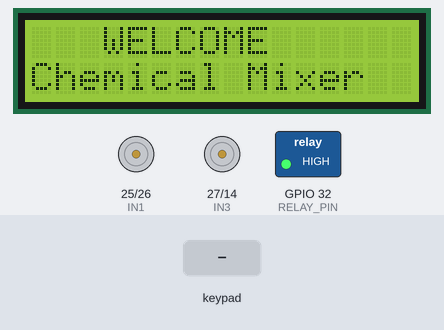
Recording of a sketch running on a simulated ESP32. Parts: 16×2 character LCD, motor-driver pin pairs drawn as motors (green arrow = first pin HIGH = forward, orange = second pin HIGH = backward, longer = more drive), switched loads named in the sketch (green lamp = pin HIGH). Wiring (inferred from the signals the program sends): 4×4 keypad with keys 1 2 3 A 4 5 6 B 7 8 9 C * 0 # D: rows GPIO 68, GPIO 69, GPIO 70, GPIO 71; columns GPIO 64, GPIO 65, GPIO 66, GPIO 67. Inputs (shaded band) come from the test bench. Pins used as bus, display or sensor lines are not drawn.

Above: at 3.2 s.
3.3 s: key '*' pressed
At 4.4 s:
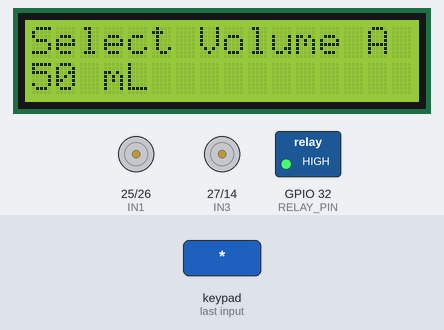
6.3 s: keypad keys 4 5 6 7 * pressed 0.4 s apart
At 7.1 s:
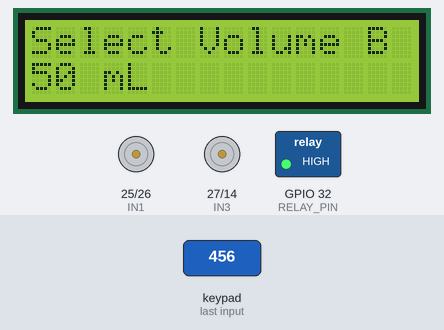
13.1 s: keypad keys 0 1 2 3 * pressed 0.4 s apart
At 16.8 s:
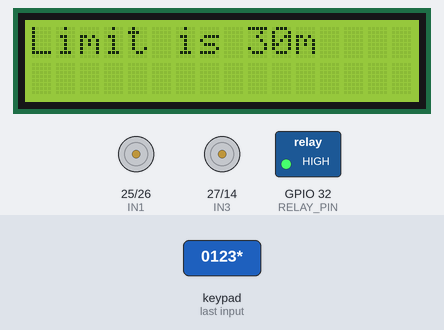
17.3 s: key '1' pressed
At 19.3 s:
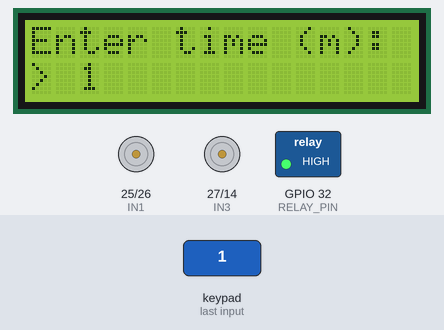
20.2 s: key '*' pressed
At 21.1 s:
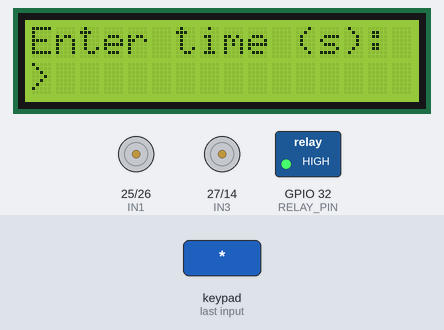
21.9 s: keypad keys 1 3 9 7 * pressed 0.4 s apart
At 24.5 s:
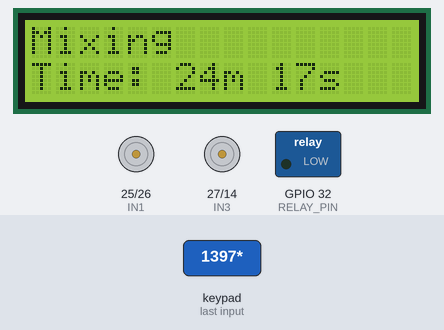
Timing chart, 0 to 26.0 s (numbered marks = the images above; inputs shaded):
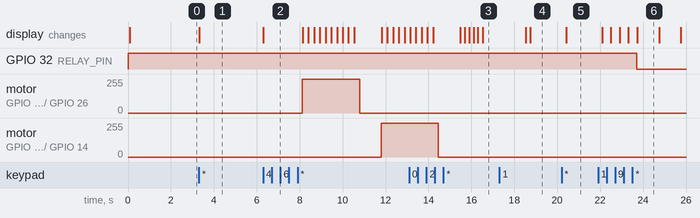

Measured:
- after the input at 3.3 s, the display: changes at once (image 1)
- after the input at 6.3 s, motor on GPIO 25 (IN1) / GPIO 26 (IN2): stopped → forward 255/255 after 1.8 s, → stopped 2.7 s later; motor on GPIO 27 (IN3) / GPIO 14 (IN4): stopped → forward 255/255 after 5.5 s; the display: changes at once (image 2)
- after the input at 17.3 s, the display: first differs from a run without the input after 1.4 s (image 4)
- after the input at 20.2 s, the display: changes after 0.22 s (image 5)
- after the input at 21.9 s, GPIO 32 (RELAY_PIN): HIGH → LOW after 1.8 s; the display: first changes after 0.20 s (image 6 shows a later state)
- what the display in image 6 shows lasts 1.0 s, from 23.7 s to 24.7 s

The sketch:

mixing_timing_test_esp32.ino
```cpp
#include <Wire.h>
#include <PCF8574.h>
#include <LiquidCrystal_I2C.h>

// I2C Addresses
#define KEYPAD_I2C_ADDRESS 0x20
#define LCD_I2C_ADDRESS 0x27

// Pump control pins (L298N)
#define IN1  25
#define IN2  26
#define IN3  27
#define IN4  14

// Relay control pin (Active LOW)
#define RELAY_PIN 32

PCF8574 pcf(KEYPAD_I2C_ADDRESS);
LiquidCrystal_I2C lcd(LCD_I2C_ADDRESS, 16, 2);

char keys[4][4] = {
  {'1','2','3','A'},
  {'4','5','6','B'},
  {'7','8','9','C'},
  {'*','0','#','D'}
};

uint8_t rowPins[4] = {4, 5, 6, 7};  // PCF8574 row pins
uint8_t colPins[4] = {0, 1, 2, 3};  // PCF8574 column pins

int containerA = 0, containerB = 0;
int mixMinutes = 0, mixSeconds = 0;

const int pumpTimes[] = {2500, 5000, 6950, 8600, 10400, 12365, 14420, 16480, 18300, 20500};
const int volumes[] = {50, 100, 150, 200, 250, 300, 350, 400, 450, 500};

void setup() {
  Serial.begin(115200);
  Wire.begin(21, 22);

  pinMode(IN1, OUTPUT);
  pinMode(IN2, OUTPUT);
  pinMode(IN3, OUTPUT);
  pinMode(IN4, OUTPUT);
  pinMode(RELAY_PIN, OUTPUT);

  digitalWrite(IN1, LOW);
  digitalWrite(IN2, LOW);
  digitalWrite(IN3, LOW);
  digitalWrite(IN4, LOW);
  digitalWrite(RELAY_PIN, HIGH);  // Relay off (active LOW)

  if (!pcf.begin()) {
    Serial.println("PCF8574 not found!");
    while (1);
  }

  lcd.init();
  lcd.backlight();

  for (int i = 0; i < 4; i++) pcf.write(rowPins[i], HIGH);

  showWelcomeScreen();
}

void loop() {
  while (true) {
    containerA = selectVolume("Select Volume A");
    containerB = selectVolume("Select Volume B");
    dispenseLiquids();
    getMixingTime();
    startMixingCountdown();
  }
}

void showWelcomeScreen() {
  lcd.clear();
  lcd.setCursor(3, 0);
  lcd.print("WELCOME");
  lcd.setCursor(0, 1);
  lcd.print("Chemical Mixer");
  delay(2000);
}

int selectVolume(String message) {
  int index = 0;
  lcd.clear();
  lcd.setCursor(0, 0);
  lcd.print(message);

  while (true) {
    lcd.setCursor(0, 1);
    lcd.print("         ");
    lcd.setCursor(0, 1);
    lcd.print(volumes[index]);
    lcd.print(" mL");

    char key = getKey();
    if (key == 'A') index = (index > 0) ? index - 1 : 9;
    else if (key == 'B') index = (index < 9) ? index + 1 : 0;
    else if (key == '*') return volumes[index];
  }
}

void dispenseLiquids() {
  lcd.clear();
  lcd.setCursor(0, 0);
  lcd.print("Dispensing A...");
  pumpLiquid(containerA, IN1, IN2);
  delay(1000);

  lcd.clear();
  lcd.setCursor(0, 0);
  lcd.print("Dispensing B...");
  pumpLiquid(containerB, IN3, IN4);
  delay(1000);
}

void pumpLiquid(int volume, int pin1, int pin2) {
  int duration = 0;
  for (int i = 0; i < 10; i++) {
    if (volumes[i] == volume) {
      duration = pumpTimes[i];
      break;
    }
  }

  if (duration > 0) {
    int step = 5;
    int steps = volume / step;
    int stepTime = duration / steps;

    digitalWrite(pin1, HIGH);
    digitalWrite(pin2, LOW);

    for (int disp = 5; disp <= volume; disp += step) {
      lcd.setCursor(0, 1);
      lcd.print("Dispensed: ");
      lcd.print(disp);
      lcd.print(" mL ");
      delay(stepTime);
    }

    digitalWrite(pin1, LOW);
    digitalWrite(pin2, LOW);
  }
}

void getMixingTime() {
  lcd.clear();
  lcd.setCursor(0, 0);
  lcd.print("Enter time (m):");
  mixMinutes = getNumericInput();

  if (mixMinutes > 30) {
    lcd.clear();
    lcd.setCursor(0, 0);
    lcd.print("Limit is 30m");
    delay(2000);
    getMixingTime();
    return;
  }

  lcd.clear();
  lcd.setCursor(0, 0);
  lcd.print("Enter time (s):");
  mixSeconds = getNumericInput();

  int totalSec = mixMinutes * 60 + mixSeconds;
  if (totalSec > 1800) {
    lcd.clear();
    lcd.setCursor(0, 0);
    lcd.print("Limit is 30");
    delay(2000);
    getMixingTime();
    return;
  }

  mixMinutes = totalSec / 60;
  mixSeconds = totalSec % 60;
}

void startMixingCountdown() {
  lcd.clear();
  lcd.setCursor(0, 0);
  lcd.print("Mixing");

  digitalWrite(RELAY_PIN, LOW); // Motor ON

  for (int t = mixMinutes * 60 + mixSeconds; t >= 0; t--) {
    int min = t / 60;
    int sec = t % 60;
    lcd.setCursor(0, 1);
    lcd.print("Time: ");
    lcd.print(min);
    lcd.print("m ");
    lcd.print(sec);
    lcd.print("s   ");
    delay(1000);
  }

  digitalWrite(RELAY_PIN, HIGH); // Motor OFF

  lcd.clear();
  lcd.setCursor(0, 0);
  lcd.print("Mixing Done");
  delay(3000);
}

int getNumericInput() {
  String input = "";
  char key;
  lcd.setCursor(0, 1);
  lcd.print("> ");

  while (true) {
    key = getKey();
    if (key >= '0' && key <= '9') {
      input += key;
      lcd.print(key);
    } else if (key == '*') {
      if (input.length() == 0) continue;
      return input.toInt();
    }
  }
}

char getKey() {
  for (int row = 0; row < 4; row++) {
    for (int i = 0; i < 4; i++) pcf.write(rowPins[i], (i == row) ? LOW : HIGH);

    for (int col = 0; col < 4; col++) {
      if (pcf.readButton(colPins[col]) == LOW) {
        delay(200);
        while (pcf.readButton(colPins[col]) == LOW);
        return keys[row][col];
      }
    }
  }
  return 0;
}
```
